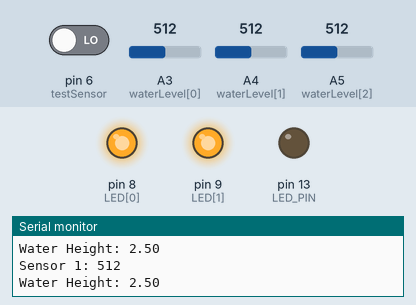
A program run on a simulated Arduino Uno, built with avr-gcc and run on an emulated ATmega328P. Shown: output pins drawn as LEDs (lit = HIGH), the last lines printed to the serial monitor. The test bench sets the inputs (shaded band); at power-on: A3 (waterLevel[0]) = 512, A5 (waterLevel[2]) = 512, pin 6 (testSensor) LOW, A4 (waterLevel[1]) = 512. Pins used as bus, display or sensor lines are not drawn.

Above: at 1.2 s.
1.3 s: A3 (waterLevel[0]) set to 417
10.8 s: A3 (waterLevel[0]) set to 399
At 15.4 s:
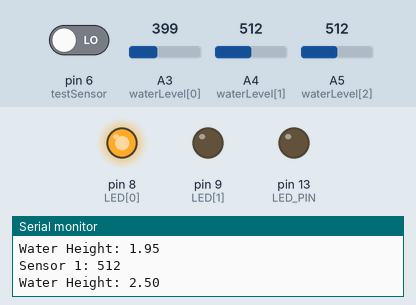
24.2 s: A3 (waterLevel[0]) set to 511
25.7 s: A5 (waterLevel[2]) set to 427
31.8 s: A5 (waterLevel[2]) set to 401
At 44.2 s:
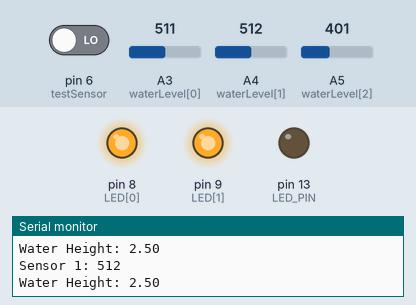
45.8 s: A5 (waterLevel[2]) set to 511
At 51.9 s:
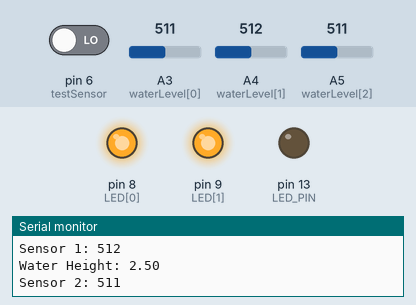
Timing chart, 0 to 53.1 s (numbered marks = the images above; inputs shaded):
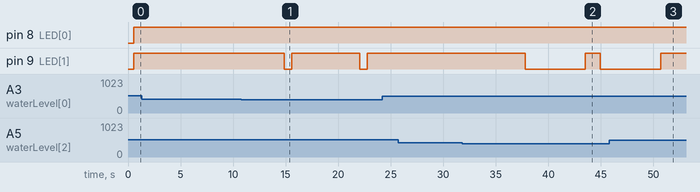

Measured:
- the behaviour switches between 410 and 409 on A3 (waterLevel[0]) (found by bisection; images 0 and 1)
- the behaviour switches between 410 and 409 on A5 (waterLevel[2]) (found by bisection; images 1 and 2)
- after the input at 10.8 s, pin 9 (LED[1]): alternates HIGH for 6.5 s and LOW for 0.70 s, starting after 4.1 s
- after the input at 24.2 s, every drawn part: stays the same
- after the input at 31.8 s, pin 9 (LED[1]): HIGH → LOW after 6.0 s, → HIGH 5.8 s later, → LOW 1.4 s later
- after the input at 45.8 s, pin 9 (LED[1]): goes on until 50.7 s, then stays HIGH

The program:

main.cpp
```cpp
#include <Arduino.h>

// put function declarations here:
const byte LED[] = {8, 9};
const int LED_PIN = 13;
const int waterPower = 7;
const byte waterLevel[] = {A3, A4, A5};
const byte testSensor = 6;

// Functtion Declarations
int analogLevel(int samples = 10, byte sensorNumber = A3);
float waterHeight(byte sensorNumber);
void LedControl(float height);

void setup() {
  // put your setup code here, to run once:
  pinMode(LED_PIN, OUTPUT);
  for (int i = 0; i < 2; i++) {
    pinMode(LED[i], OUTPUT);
  }
  pinMode(waterPower, OUTPUT);
  for (int i = 0; i < 3; i++) {
    pinMode(waterLevel[i], INPUT);
  }
  pinMode(testSensor, INPUT);

  Serial.begin(9600);
}

void loop() {
  // put your main code here, to run repeatedly:
  digitalWrite(waterPower, HIGH);
  delay(50);
  for (byte i = 0; i < sizeof(waterLevel)/sizeof(waterLevel[0]); i++) {
    Serial.print("Sensor ");
    Serial.print(i);
    Serial.print(": ");
    Serial.println(analogLevel(10, waterLevel[i]));
    delay(200);
    Serial.print("Water Height: ");
    Serial.println(waterHeight(waterLevel[i]));
    LedControl(waterHeight(waterLevel[i]));
    delay(200);
  }
  Serial.print("Test Sensor: ");
  Serial.println(digitalRead(testSensor));
  digitalWrite(waterPower, LOW);

  delay(5000);
}

// put function definitions here:

int analogLevel(int samples, byte sensorNumber) {
  long sum = 0;
  for (int i = 0; i < samples; i++) {
    sum += analogRead(sensorNumber);
    delay(10);
  }
  return sum / samples;
}


float waterHeight(byte sensorNumber) {
  int level = analogLevel(10, sensorNumber);
  float height = (level * 5.0) / 1023.0; // Convert to voltage
  return height;
}

void LedControl(float height) {
  for (int i = 0; i < 2; i++) {
    digitalWrite(LED[i], height > (i * 1.0 + 1.0) ? HIGH : LOW);
  }
}
```
